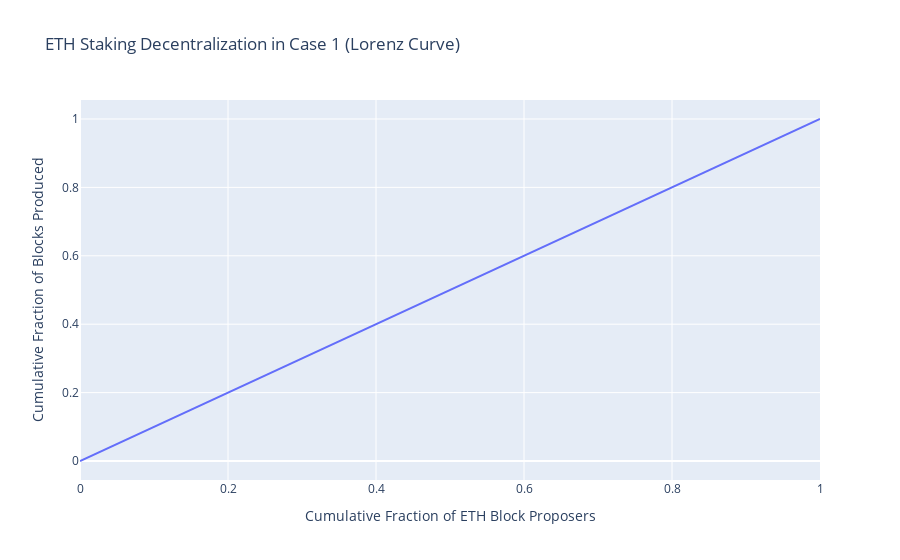
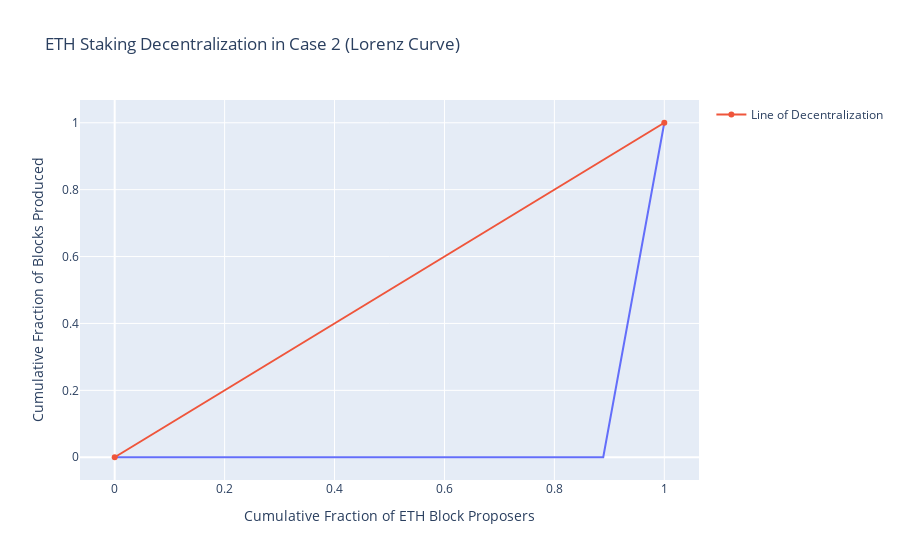

Notebook code for these charts, in order:
### Markdown cell above
In traditional economics, the Gini coefficient or the Gini index is a measure of wealth inequalities that exist within a given population. <span class="reference bibliography" refid="barnabe2019"></span> 

The Lorenz curve is essentially the graph that is obtained from plotting the cumulative % of the population  to the cumulative % of wealth or participation. The basic concept is put forth in this diagram below [Also explained in more detail with 2 examples later in the same section]: 

![image.png](attachment:8fb9c727-64a2-4b32-9b79-f461bcaaf6a7.png)

<sub>(figure by [Matthew John](https://www.quora.com/What-is-the-Gini-coefficient/answer/Matthew-John-69))</sub>

Subsequently, the formula to calculate the Gini coefficient is as follows [Also explained in more detail with 2 examples later in the same section]:

![image.png](attachment:477d4a83-82f4-42b9-adca-874917cabf27.png)

<sub>(figure by [Balaji Srinivasan](https://news.earn.com/quantifying-decentralization-e39db233c28e))</sub>

In order to calculate the decentralization of Blockchain systems, the notion of wealth inequality can be compared to inequalities in the distribution of block rewards for block proposers and the population can be compared to active validators in ETH staking.

To get a better understanding of this metric let us consider the following 2 examples:

1) **CASE 1**: Consider a situation where there are 10 staking entities which control equal amounts of ETH staked in the Beacon Chain. Thus according to the [specs](https://github.com/ethereum/eth2.0-specs), all block proposer rewards should be split equally among them.

2) **CASE 2**: Consider a situation where there are 10 staking entities among which one entity controls almost all (around 99%) the ETH staked in the Beacon Chain. Thus, most of the block proposer rewards should go to validators that belong to that entity, and in a given timeframe it can be argued that it is likely that all blocks produced in that timeframe are by proposers belonging to this entity. 

The Lorenz curve for these two situations would look something like this:

### Code cell
#In order to run this chunk of code please run the blocks of code contaning the function definitions first (later in the notebook)

list_case_1 = np.array([1,1,1,1,1,1,1,1,1])
list_case_2 = np.array([0,0,0,0,0,0,0,0,1]) 

lorenz_curve_case_1 = lorenz(list_case_1)
lorenz_curve_case_2 = lorenz(list_case_2)


fig = px.line(y = lorenz_curve_case_1, x = lorenz_curve_case_1, title = "ETH Staking Decentralization in Case 1 (Lorenz Curve)", labels = {"x": "Cumulative Fraction of ETH Block Proposers", "y": "Cumulative Fraction of Blocks Produced"})
#fig.add_scatter(x = [0,1], y = [0,1], name = "Line of Decentralization")
fig.show()

fig = px.line(y = lorenz_curve_case_2 , x = lorenz_curve_case_1, title = "ETH Staking Decentralization in Case 2 (Lorenz Curve)", labels = {"x": "Cumulative Fraction of ETH Block Proposers", "y": "Cumulative Fraction of Blocks Produced"})
fig.add_scatter(x = [0,1], y = [0,1], name = "Line of Decentralization")
fig.show()

### Figure 1 — Plotly figure (JSON) as saved in the notebook; plotly's stock layout.template omitted (floating-point values rounded to 4 significant figures)
{"data": [{"hovertemplate": "Cumulative Fraction of ETH Block Proposers=%{x}<br>Cumulative Fraction of Blocks Produced=%{y}<extra></extra>", "legendgroup": "", "line": {"color": "#636efa", "dash": "solid"}, "mode": "lines", "name": "", "orientation": "v", "showlegend": false, "type": "scatter", "x": [0, 0.1111, 0.2222, 0.3333, 0.4444, 0.5556, 0.6667, 0.7778, 0.8889, 1], "xaxis": "x", "y": [0, 0.1111, 0.2222, 0.3333, 0.4444, 0.5556, 0.6667, 0.7778, 0.8889, 1], "yaxis": "y"}], "layout": {"autosize": true, "legend": {"tracegroupgap": 0}, "title": {"text": "ETH Staking Decentralization in Case 1 (Lorenz Curve)"}, "xaxis": {"anchor": "y", "autorange": true, "domain": [0, 1], "range": [0, 1], "title": {"text": "Cumulative Fraction of ETH Block Proposers"}, "type": "linear"}, "yaxis": {"anchor": "x", "autorange": true, "domain": [0, 1], "range": [-0.05556, 1.056], "title": {"text": "Cumulative Fraction of Blocks Produced"}, "type": "linear"}}}

### Figure 2 — Plotly figure (JSON) as saved in the notebook; plotly's stock layout.template omitted (floating-point values rounded to 4 significant figures)
{"data": [{"hovertemplate": "Cumulative Fraction of ETH Block Proposers=%{x}<br>Cumulative Fraction of Blocks Produced=%{y}<extra></extra>", "legendgroup": "", "line": {"color": "#636efa", "dash": "solid"}, "mode": "lines", "name": "", "orientation": "v", "showlegend": false, "type": "scatter", "x": [0, 0.1111, 0.2222, 0.3333, 0.4444, 0.5556, 0.6667, 0.7778, 0.8889, 1], "xaxis": "x", "y": [0, 0, 0, 0, 0, 0, 0, 0, 0, 1], "yaxis": "y"}, {"name": "Line of Decentralization", "type": "scatter", "x": [0, 1], "y": [0, 1]}], "layout": {"autosize": true, "legend": {"tracegroupgap": 0}, "title": {"text": "ETH Staking Decentralization in Case 2 (Lorenz Curve)"}, "xaxis": {"anchor": "y", "autorange": true, "domain": [0, 1], "range": [-0.06425, 1.064], "title": {"text": "Cumulative Fraction of ETH Block Proposers"}, "type": "linear"}, "yaxis": {"anchor": "x", "autorange": true, "domain": [0, 1], "range": [-0.07325, 1.073], "title": {"text": "Cumulative Fraction of Blocks Produced"}, "type": "linear"}}}
